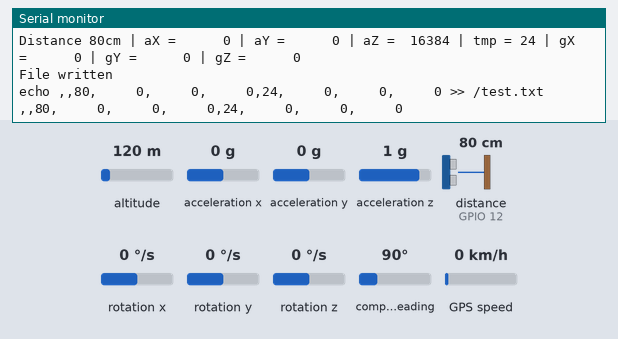
A sketch run on a simulated ESP8266 (NodeMCU). Shown: the last lines printed to the serial monitor. Wiring (inferred from the names in the program): ultrasonic range finder: trigger GPIO 14; echo GPIO 12; MPU-6050 motion sensor at I2C address 0x68. The inputs (shaded band) are chosen by the test bench; at power-on: acceleration x 0 g, distance to the obstacle (sensor on GPIO 12) 80 cm, acceleration y 0 g, acceleration z 1 g, rotation x 0 °/s, altitude 120 m, rotation y 0 °/s, rotation z 0 °/s, compass heading 90°, GPS speed 0 km/h. The echo pulse lasts 58.3 µs per cm; storage starts empty; the GPS gets a fix after 3 s at 37.7749, -122.4194 with 8 satellites.

Above: at 2.0 s.
2.1 s: acceleration x set to -1.4 g
At 3.5 s:
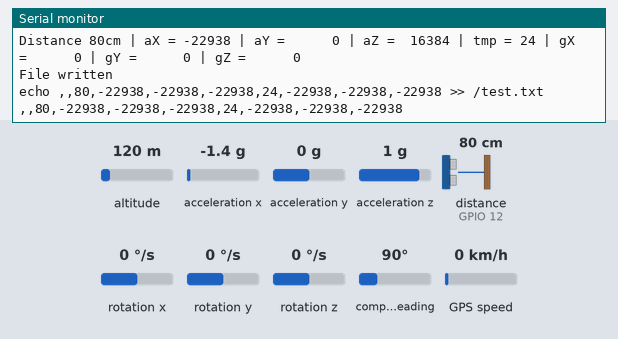
4.0 s: distance to the obstacle (sensor on GPIO 12) set to 120 cm
At 5.4 s:
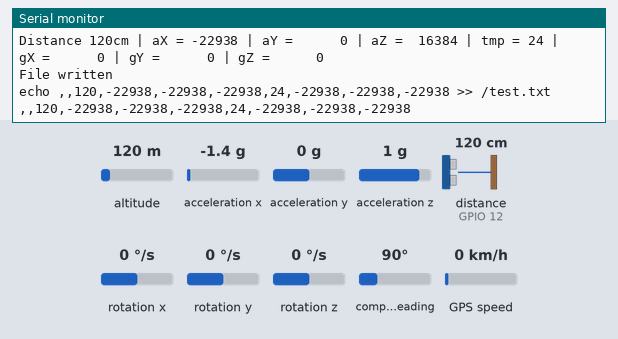
8.6 s: acceleration y set to -1.4 g
12.3 s: acceleration z set to -1.4 g
15.9 s: distance to the obstacle (sensor on GPIO 12) set to 2 cm
At 17.8 s:
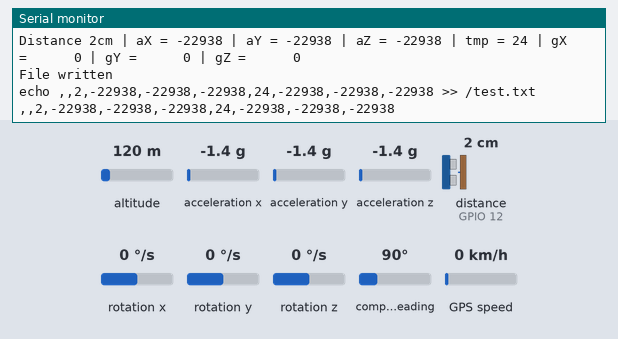
20.5 s: rotation x set to -192 °/s
Timing chart, 0 to 23.5 s (numbered marks = the images above; inputs shaded):
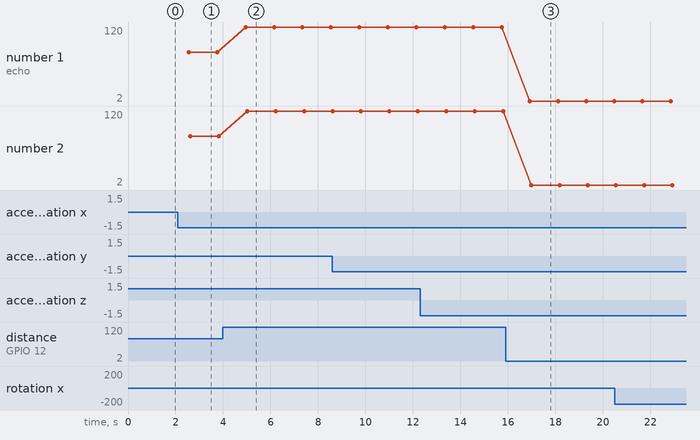

Measured:
- after the input at 2.1 s, the serial monitor: prints a new line after 0.39 s (image 1)
- after the input at 4.0 s, the serial monitor: prints a new line after 0.88 s (image 2)
- after the input at 15.9 s, the serial monitor: prints a new line after 0.95 s (image 3)
- plotted number 1: 80 → 120 after the input at 4.0 s, 120 → 2 after the input at 15.9 s
- plotted number 2: 80 → 120 after the input at 4.0 s, 120 → 2 after the input at 15.9 s

The sketch:

Test_main.ino
```cpp
#include <SoftwareSerial.h>
#include <TinyGPS++.h>
#include <Wire.h>
#include <SD.h>
#include <ESP8266WiFi.h>
#include <ESP8266HTTPClient.h>

// GPS set pin
static const int RXPin = 2, TXPin = 16;   //  RX = D4, TX = D0
static const uint32_t GPSBaud = 9600;
TinyGPSPlus gps;
SoftwareSerial ss(RXPin, TXPin);

//JSN-SR04T Depth Sensor pins
// SCL = D1
// SDA = D2
#define TRIG 14 //Module pins
#define ECHO 12

// GY-521
const int MPU_ADDR = 0x68; // I2C address of the MPU-6050. If AD0 pin is set to HIGH, the I2C address will be 0x69.

int16_t a_x, a_y, a_z; // variables for accelerometer raw data
int16_t gyro_x, gyro_y, gyro_z; // variables for gyro raw data
int16_t temperature; // variables for temperature data

char tmp_str[7]; // temporary variable used in convert function

char* convert_int16_to_str(int16_t i) { // converts int16 to string. Moreover, resulting strings will have the same length in the debug monitor.
  sprintf(tmp_str, "%6d", i);
  return tmp_str;
}

// SD set pin
const int CS_PIN = 15;  // D8 pin

//Global variables
String latt,lngt,txt,d;
int distance;


void setup() {
  Serial.begin(9600);
  // GPS start
  ss.begin(GPSBaud);
  Serial.println();

  // Initializing Trigger Output and Echo Input
  pinMode(TRIG, OUTPUT);
  pinMode(ECHO, INPUT_PULLUP);

  // GY-521
  Wire.begin();
  Wire.beginTransmission(MPU_ADDR); // Begins a transmission to the I2C slave (GY-521 board)
  Wire.write(0x6B); // PWR_MGMT_1 register
  Wire.write(0); // set to zero (wakes up the MPU-6050)
  Wire.endTransmission(true);

  // SD Cheack for file else create
  File file = SD.open("/test.txt");
  if(!file) {
    Serial.println("File doens't exist");
    Serial.println("Creating file...");
    txt = "/test.txt";
    d = "Date,Time,latt,lngt \r\n";
    writetosd(txt.c_str(),d.c_str());
  } else {
    Serial.println("File already exists");
  }
  file.close();
}

bool checkGPS() {
  if (gps.charsProcessed() < 10) {
    Serial.println(F("No GPS detected: check wiring."));
    return true;
  } else {
    return false;
  }
}

void loop()
{
  if (checkGPS()== true) {
      delay(10000);
    }
  if (ss.available() > 0) {
    if (gps.encode(ss.read())) {
      if (gps.location.isValid()) {
        // get latt and lngt
        latt = String(float(gps.location.lat()),6);
        lngt = String(float(gps.location.lng()),6);
        Serial.println("GPS "+latt+","+lngt+"\r\n");
      } else {
        Serial.print("GPS data not valid: ");
        // DEBUG
        Serial.print(gps.location.lat(), 6);
        Serial.print(" ");
        Serial.print(gps.location.lng(), 6);
        Serial.print(" ");
        Serial.println(gps.location.isValid());
      }
    }
  }
  JSN_mod();
  Gyro_mod();
  String logtxt = latt+","+lngt+","+String(distance)+","+convert_int16_to_str(a_x)+","+convert_int16_to_str(a_y)+","+convert_int16_to_str(a_z)+","+temperature+","+convert_int16_to_str(gyro_x)+","+convert_int16_to_str(gyro_y)+","+convert_int16_to_str(gyro_z);
  writetosd("/test.txt",logtxt.c_str());
  Serial.println(logtxt);
  delay(1000);
}

void Gyro_mod() {
  // GY-521
  Wire.beginTransmission(MPU_ADDR);
  Wire.write(0x3B); // starting with register 0x3B (ACCEL_XOUT_H) [MPU-6000 and MPU-6050 Register Map and Descriptions Revision 4.2, p.40]
  Wire.endTransmission(false); // the parameter indicates that the Arduino will send a restart. As a result, the connection is kept active.
  Wire.requestFrom(MPU_ADDR, 7*2, true); // request a total of 7*2=14 registers

  // "Wire.read()<<8 | Wire.read();" means two registers are read and stored in the same variable
  a_x = Wire.read()<<8 | Wire.read(); // reading registers: 0x3B (ACCEL_XOUT_H) and 0x3C (ACCEL_XOUT_L)
  a_y = Wire.read()<<8 | Wire.read(); // reading registers: 0x3D (ACCEL_YOUT_H) and 0x3E (ACCEL_YOUT_L)
  a_z = Wire.read()<<8 | Wire.read(); // reading registers: 0x3F (ACCEL_ZOUT_H) and 0x40 (ACCEL_ZOUT_L)
  temperature = Wire.read()<<8 | Wire.read(); // reading registers: 0x41 (TEMP_OUT_H) and 0x42 (TEMP_OUT_L)
  temperature = temperature/340.00+36.53;
  gyro_x = Wire.read()<<8 | Wire.read(); // reading registers: 0x43 (GYRO_XOUT_H) and 0x44 (GYRO_XOUT_L)
  gyro_y = Wire.read()<<8 | Wire.read(); // reading registers: 0x45 (GYRO_YOUT_H) and 0x46 (GYRO_YOUT_L)
  gyro_z = Wire.read()<<8 | Wire.read(); // reading registers: 0x47 (GYRO_ZOUT_H) and 0x48 (GYRO_ZOUT_L)

  // print out data
  Serial.print(" | aX = "); Serial.print(convert_int16_to_str(a_x));
  Serial.print(" | aY = "); Serial.print(convert_int16_to_str(a_y));
  Serial.print(" | aZ = "); Serial.print(convert_int16_to_str(a_z));
  // the following equation was taken from the documentation [MPU-6000/MPU-6050 Register Map and Description, p.30]
  Serial.print(" | tmp = "); Serial.print(temperature);
  Serial.print(" | gX = "); Serial.print(convert_int16_to_str(gyro_x));
  Serial.print(" | gY = "); Serial.print(convert_int16_to_str(gyro_y));
  Serial.print(" | gZ = "); Serial.print(convert_int16_to_str(gyro_z));
  Serial.println();
}

void JSN_mod() {
  // JSN SR04-T
  digitalWrite(TRIG, LOW); // Set the trigger pin to low for 2uS
  delayMicroseconds(2);

  digitalWrite(TRIG, HIGH); // Send a 10uS high to trigger ranging
  delayMicroseconds(20);

  digitalWrite(TRIG, LOW); // Send pin low again
  distance = pulseIn(ECHO, HIGH,26000); // Read in times pulse

  distance= distance/58; //Convert the pulse duration to distance
                         //You can add other math functions to calibrate it well

  Serial.print("Distance "+String(distance)+"cm");
}

void writetosd(const char* path, const char* message){
  if(SD.begin(CS_PIN)){
    File dataFile = SD.open(path, FILE_WRITE);

    // if the file is available, write to it:
    if(!dataFile) {
      Serial.println("Failed to open file for writing");
      return;
    }
    dataFile.seek(EOF);
    if(dataFile.write(message)) {
      Serial.println("File written");
      Serial.print("echo ");
      Serial.print(message);
      Serial.print(" >> ");
      Serial.println(path);
    } else {
      Serial.println("Write failed");
    }
    dataFile.flush();
    dataFile.close();
  } else {
    Serial.println("SD card not found.!");
  }
  SD.end();
}
```
